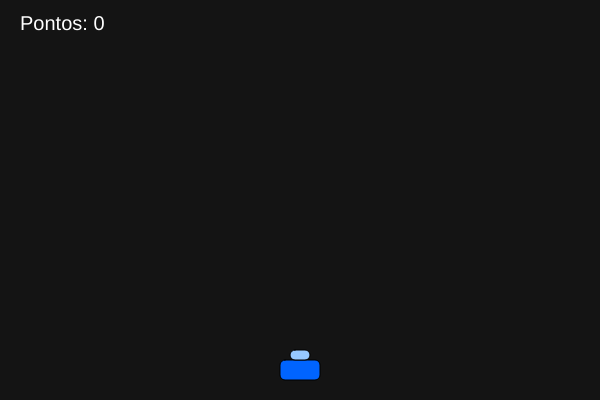
Frame 1 (no input)
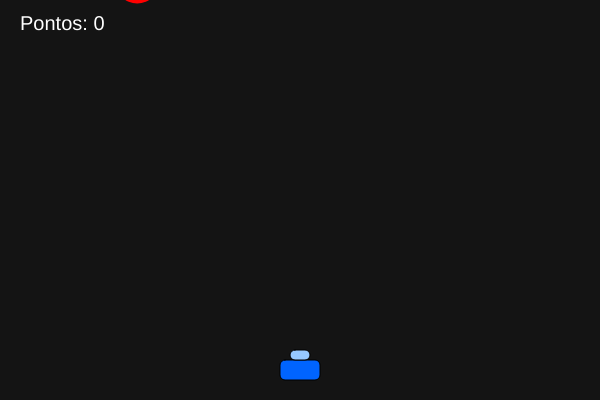
Frame 60 (no input)
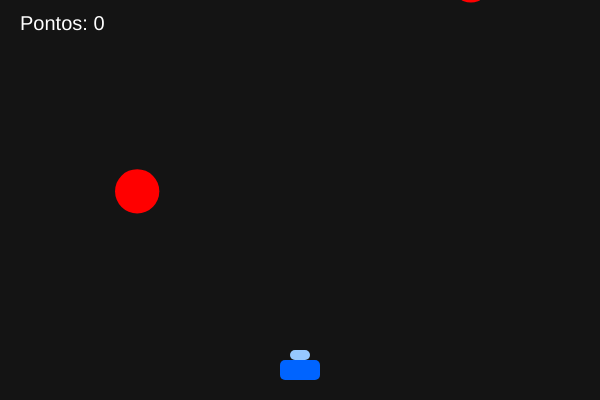
Frame 120 (the mouse pressed at the canvas centre since frame 60)

The p5.js sketch that drew these frames (run headless with seeded random() and noise() and a simulated clock; from frame 60 on, the mouse is pressed at the canvas centre):

// p5.js sketch
// ── sketch.js
let nave;
let tiros = [];
let inimigos = [];
let pontos = 0;
let jogoAcabou = false;

function setup() {
  createCanvas(600, 400);
  nave = new Nave();
}

function draw() {
  background(20);

  if (jogoAcabou) {
    exibirGameOver();
    return; // Para a execução do resto do código
  }

  // Placar
  fill(255);
  textSize(20);
  textAlign(LEFT);
  text("Pontos: " + pontos, 20, 30);

  nave.update();
  nave.show();

  // Gerenciar Tiros
  for (let i = tiros.length - 1; i >= 0; i--) {
    tiros[i].update();
    tiros[i].show();
    
    if (tiros[i].offscreen()) {
      tiros.splice(i, 1);
    } else {
      for (let j = inimigos.length - 1; j >= 0; j--) {
        if (tiros[i].hits(inimigos[j])) {
          inimigos.splice(j, 1);
          tiros.splice(i, 1);
          pontos += 10;
          break;
        }
      }
    }
  }

  // Gerenciar Inimigos (Bolas Vermelhas)
  if (frameCount % 60 == 0) {
    inimigos.push(new Inimigo());
  }

  for (let i = inimigos.length - 1; i >= 0; i--) {
    inimigos[i].update();
    inimigos[i].show();

    // VERIFICAÇÃO DE DERROTA: Se o inimigo tocar na nave
    if (nave.colide(inimigos[i])) {
      jogoAcabou = true;
    }

    if (inimigos[i].offscreen()) {
      inimigos.splice(i, 1);
    }
  }
}

function keyPressed() {
  if (key === ' ') {
    tiros.push(new Tiro(nave.x + nave.w / 2, nave.y));
  }
  // Reiniciar o jogo se apertar 'R' após perder
  if (jogoAcabou && (key === 'r' || key === 'R')) {
    reiniciarJogo();
  }
}

function exibirGameOver() {
  fill(255, 0, 0);
  textAlign(CENTER);
  textSize(40);
  text("GAME OVER", width / 2, height / 2);
  fill(255);
  textSize(20);
  text("Pontos finais: " + pontos, width / 2, height / 2 + 40);
  text("Pressione 'R' para reiniciar", width / 2, height / 2 + 80);
}

function reiniciarJogo() {
  pontos = 0;
  tiros = [];
  inimigos = [];
  jogoAcabou = false;
  nave = new Nave();
  loop();
}

// --- Classes ---

class Nave {
  constructor() {
    this.w = 40;
    this.h = 20;
    this.x = width / 2 - this.w / 2;
    this.y = height - 40;
    this.velocidade = 5;
  }

  show() {
    fill(0, 100, 255); // Azul
    rect(this.x, this.y, this.w, this.h, 5);
    fill(150, 200, 255);
    rect(this.x + 10, this.y - 10, 20, 10, 5);
  }

  update() {
    if (keyIsDown(LEFT_ARROW) && this.x > 0) this.x -= this.velocidade;
    if (keyIsDown(RIGHT_ARROW) && this.x < width - this.w) this.x += this.velocidade;
  }

  // Lógica de colisão simples (distância entre centros)
  colide(inimigo) {
    let d = dist(this.x + this.w/2, this.y + this.h/2, inimigo.x, inimigo.y);
    return d < (this.w/2 + inimigo.r);
  }
}

class Tiro {
  constructor(x, y) {
    this.x = x;
    this.y = y;
    this.r = 4;
    this.v = 7;
  }
  show() {
    fill(255, 255, 0);
    ellipse(this.x, this.y, this.r * 2);
  }
  update() { this.y -= this.v; }
  offscreen() { return this.y < 0; }
  hits(inimigo) {
    let d = dist(this.x, this.y, inimigo.x, inimigo.y);
    return d < this.r + inimigo.r;
  }
}

class Inimigo {
  constructor() {
    this.r = random(15, 25);
    this.x = random(this.r, width - this.r);
    this.y = -this.r;
    this.v = random(2, 4);
  }
  show() {
    fill(255, 0, 0); // Vermelho
    noStroke();
    ellipse(this.x, this.y, this.r * 2);
  }
  update() { this.y += this.v; }
  offscreen() { return this.y > height + this.r; }
}
